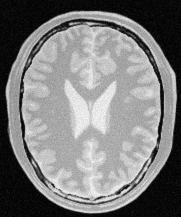
#> input picture Assignment_1/a1images/a1images/brain_proton_density_slice.png, 181 x 217 px
$ jupyter execute Q2.ipynb
#> lines starting #> are read from the running program, lines starting #| are printed output that depends on the picture
## Question 2

### (a) white matter

[cell 1]
import cv2 as cv
import numpy as np
import matplotlib.pyplot as plt

[cell 2]
brain = cv.imread('a1images/a1images/brain_proton_density_slice.png', cv.IMREAD_GRAYSCALE)
#> brain is the input picture: shape (217, 181); min 0, max 251, mean 123.7
# Transformation curve for white matter
mu = 200
left = 170   # start of triangle base
right = 230  # end of triangle base

t1 = np.linspace(0, 255, mu - left + 1).astype('uint8')
t2 = np.linspace(255, 0, right - mu + 1).astype('uint8')

# Combine into one LUT
t = np.concatenate((
    np.zeros(left, dtype='uint8'),  # before triangle starts
    t1[1:],                         # rising part
    t2[1:],                         # falling part
    np.zeros(255 - right + 1, dtype='uint8')  # after triangle ends
))

# Plot
x = np.arange(256)
plt.figure(figsize=(5, 5))
plt.plot(x, t)
plt.xlabel("Input intensity")
plt.ylabel("Output intensity")
plt.grid(True)
plt.title(f"Triangular Transform centered at mu={mu}")
plt.show()
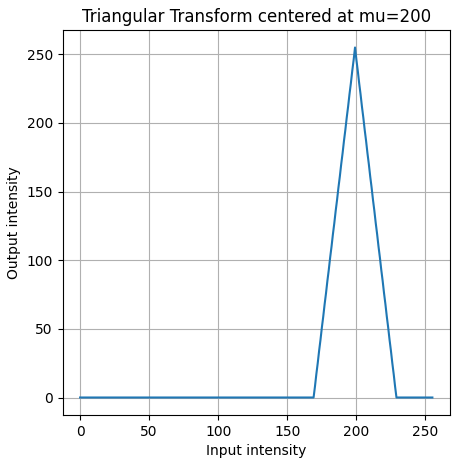
#> figure drawn by matplotlib, 1 panel; curve peaks at x = 199, y = 255

[cell 3]
g=t[brain]
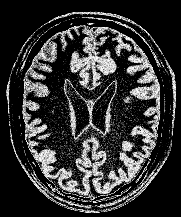
#> g: shape (217, 181); min 0, max 255, mean 52.8

# Display the image
plt.figure(figsize=(5, 5))
plt.imshow(g, cmap='gray', vmin=0, vmax=255)
plt.axis('off')
plt.show()

### (b) Gray matter

[cell 4]
brain = cv.imread('a1images/a1images/brain_proton_density_slice.png', cv.IMREAD_GRAYSCALE)

#Transformation curve for grey matter

# Parameters
mu = 150
left = 112   # start of triangle base
right = 188  # end of triangle base

t1 = np.linspace(0, 255, mu - left + 1).astype('uint8')
t2 = np.linspace(255, 0, right - mu + 1).astype('uint8')

# Combine into one lookup table
t = np.concatenate((
    np.zeros(left, dtype='uint8'),   # before triangle starts
    t1[1:],                          # rising part
    t2[1:],                          # falling part
    np.zeros(255 - right + 1, dtype='uint8')  # after triangle ends
))

# Plot
x = np.arange(256)
plt.figure(figsize=(5, 5))
plt.plot(x, t)
plt.xlabel("Input intensity")
plt.ylabel("Output intensity")
plt.xlim(0, 280)
plt.ylim(0, 280)
plt.grid(True)
plt.title(f"Triangular Transform centered at mu={mu}")
plt.show()
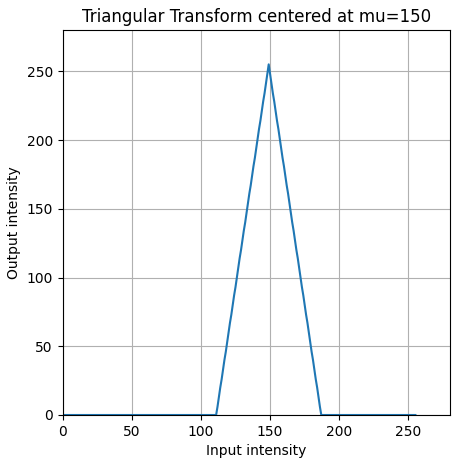
#> figure drawn by matplotlib, 1 panel; curve peaks at x = 149, y = 255

[cell 5]
g=t[brain]
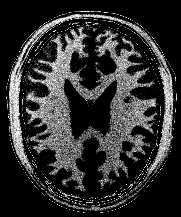
#> g: shape (217, 181); min 0, max 255, mean 48.5

# Display the image
plt.figure(figsize=(5, 5))
plt.imshow(g, cmap='gray', vmin=0, vmax=255)
plt.axis('off')
plt.show()
